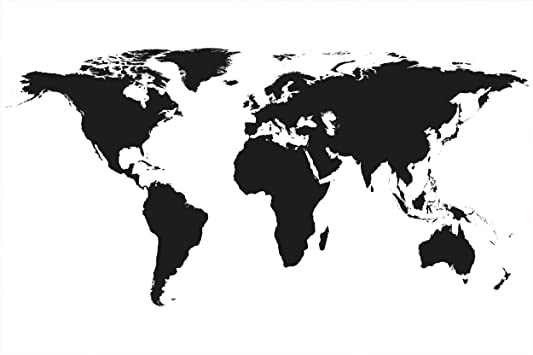
#> input picture Enviroment/img/mapa_mundi_binario.jpg, 533 x 355 px, found by its file name
$ jupyter execute --allow-errors algoritmo.ipynb
#> lines starting #> are read from the running program, lines starting #| are printed output that depends on the picture; after the words box and inside, x2 and y2 are one past the last pixel; in counts of white or black regions, pixels touching at a corner belong together
## Inicialización
Primero sincronizamos con Drive e importamos las librerias

[cell 1]
from google.colab import drive
drive.mount('/content/drive')

[cell 2]
import numpy as np
import cv2
from collections import deque
import copy
import random
from random import sample
import math
import matplotlib.pyplot as plt
import os
import pandas as pd
from math import pi

En la siguiente celda se definen las constantes del programa

[cell 3]
COLOR_WATER = [255, 0, 0]
COLOR_GROUND = [37, 73, 141]
COLOR_TRAVEL = [0, 0, 255]
COLOR_BUOY = [0, 233, 255]
COLOR_PORT = [154, 152, 150]
COLOR_DESTINY_PORT = [0, 255, 0]
COLOR_STORM = [0, 0, 0]

ID_GROUND = 0
ID_WATER = 1
ID_PORT = 2
ID_DESTINY_PORT = 3
ID_BUOY = 4
ID_BOAT = 5
ID_STORM = 6
ID_TRAVEL = 7
ID_OLD_BUOY = 8
ID_STORM_TRAVEL = 9

BUOY_POSITION = [[20, 75], [35, 40], [50, 62], [80, 21], [68, 36], [92, 60], [23, 54], [65, 65], [80, 60], [60, 40], [54, 50], [43, 45], [44, 62], [77, 20], [49, 35], [78, 47], [35, 46], [18, 82], [10, 77], [32, 40], [52, 61], [99, 64], [30, 70], [54, 80], [40, 53], [64, 60]]
MAX_PORTS = 10
#PORT_POSITION = ["""[20,52],""" [41,40], [60, 22], [78,29], """[89, 32], [25, 82], [37, 72], """[49, 72], [62,72]""", [88,68]"""]
PORT_POSITION = [[41,40], [60, 22], [78,29], [49, 72], [62,72]]


STORM_POSITION  = [[[35,40], [55, 65]], [[55,75], [45, 50]], [[90,95], [50, 55]]]

FPS = 50
SIZE_RENDER = (355, 533)
SIZE_GAME = (100, 100)
X_MIN = 100
X_MAX = 300
Y_MIN = 50
Y_MAX = 200

#MOVES
UP = 0
DOWN = 1
LEFT = 2
RIGTH = 3

N_EPISODES = 150000
MAX_ITER = 400
#exploartion decreasing decay for exponential decreasing
EPSILON_DECREASING_DECAY = 0.99997
# minimum of exploration proba
MIN_EPSILON = 0.01
#discounted factor
DISCOUNT = 0.95
#learning rate
LEARNING_RATE = 0.1


DIRECTORI = '/content/drive/MyDrive/tfg/Proyecto/'

#> (the rest of this cell did not finish here and is left out)

Se crea el entorno de simulación como una clase

[cell 4]
class Enviroment:
    def __init__(self):
        #Init variables and load the map
        self.list_frames = []
        self.state = []
        self.info = []
        self.done = False
        self.reward = 0
        self.old_buoy = False
        self.storm = False
        self.setPorts = False
        self.render_games = 1
        self.game = 0
        self.lim_render = True
        _, self.np_game = cv2.threshold(cv2.imread('/content/drive/MyDrive/tfg/Proyecto/Enviroment/img/mapa_mundi_binario.jpg',cv2.IMREAD_GRAYSCALE), 0, 1, cv2.THRESH_OTSU)
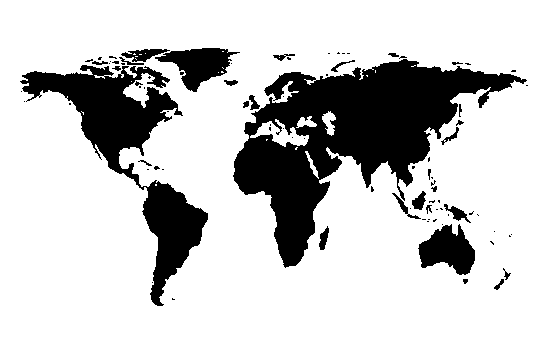
#> self.np_game: shape (355, 533); values 0 (black) and 1 (white), 78.6% white; 89 black regions (60 under 20 px), largest, box (x1, y1, x2, y2) and area: (233, 59, 527, 268) 23304, (20, 65, 208, 306) 11548, (418, 224, 475, 275) 1818
        self.__increment_duration(50)
#> after the loop in __increment_duration, `for i in range(n_frames):`: self.list_frames = 50 items

        #Zoom the map
        self.__zoom()
#> the loop in __zoom, `while x_min != X_MIN or x_max != X_MAX or y_min != Y_MIN or y_max != Y..` made 34 passes
#> pass 1, in __zoom, `self.np_game = static_frame[y_min:y_max, x_min:x_max]`:
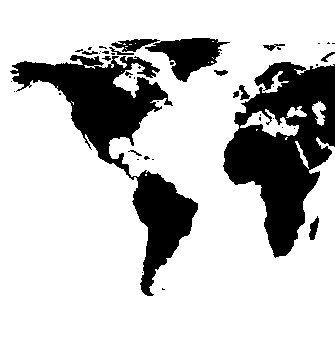
#> self.np_game: shape (345, 335); values 0 (black) and 1 (white), 77.3% white; 47 black regions (33 under 20 px), largest, box (x1, y1, x2, y2) and area: (223, 62, 335, 258) 11885, (10, 55, 198, 296) 11548, (145, 38, 230, 82) 1778
#> pass 2, in __zoom, `self.np_game = static_frame[y_min:y_max, x_min:x_max]`:
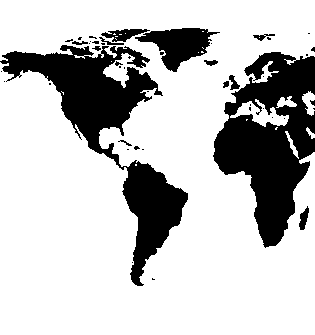
#> self.np_game: shape (335, 315); values 0 (black) and 1 (white), 76% white; 47 black regions (34 under 20 px), largest, box (x1, y1, x2, y2) and area: (0, 45, 188, 286) 11548, (213, 52, 315, 248) 11005, (135, 28, 220, 72) 1778
#> pass 3, in __zoom, `self.np_game = static_frame[y_min:y_max, x_min:x_max]`:
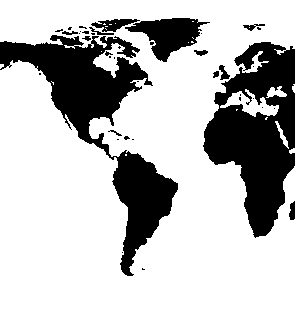
#> self.np_game: shape (325, 295); values 0 (black) and 1 (white), 74.6% white; 40 black regions (27 under 20 px), largest, box (x1, y1, x2, y2) and area: (0, 35, 178, 276) 11429, (203, 42, 295, 238) 10225, (125, 18, 210, 62) 1778
        self.np_game = cv2.resize(self.np_game, SIZE_GAME, interpolation = cv2.INTER_AREA)
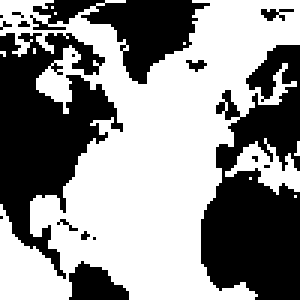
#> self.np_game: shape (100, 100) (shown 3 times larger); values 0 (black) and 1 (white), 56% white; 17 black regions (12 under 20 px), largest, box (x1, y1, x2, y2) and area: (67, 15, 100, 100) 1814, (0, 11, 41, 93) 1635, (10, 0, 70, 28) 703, (23, 87, 43, 100) 173, (87, 3, 98, 7) 24
        self.__increment_duration(25)

        #Init static elements (storm, buoys and ports)
        for i in STORM_POSITION:
            for x in range(i[0][0], i[0][1]):
                for y in range(i[1][0], i[1][1]):
                    self.np_game[x, y] = ID_STORM
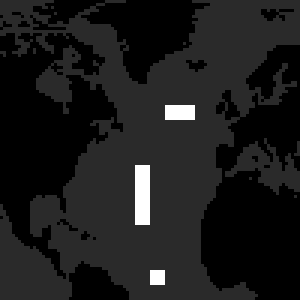
#> self.np_game: shape (100, 100) (shown 3 times larger); 1.75% of pixels changed, all inside (x1, y1, x2, y2) = (45, 35, 65, 95); drawn with min black and max white
        for x, y in BUOY_POSITION:
            self.np_game[x, y] = ID_BUOY
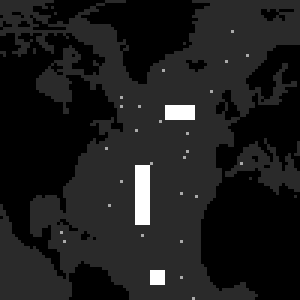
#> self.np_game: shape (100, 100) (shown 3 times larger); 0.26% of pixels changed, all inside (x1, y1, x2, y2) = (20, 10, 83, 100); drawn with min black and max white
        for x, y in PORT_POSITION:
            self.np_game[x, y] = ID_PORT
#> self.np_game: shape (100, 100); 0.05% of pixels changed, all inside (x1, y1, x2, y2) = (22, 41, 73, 79)

    #Function to add frames at video
    def __increment_duration(self, n_frames):
      if self.lim_render:
        if self.game == 0 or self.game == 4 or self.game % self.render_games == 0:
            for i in range(n_frames):
                self.list_frames.append(copy.copy(self.np_game))

    def set_lim_render(self, boolean):
      self.lim_render = boolean

    def set_render_games(self, x):
        self.render_games = x

    def set_ports(self, source, destiny):
      self.setPorts = True
      self.source = source
      self.destiny = destiny


    #Function to zoom the map
    def __zoom(self):
        step = 10
        x_min = 0
        x_max = self.np_game.shape[0]
        y_min = 0
        y_max = self.np_game.shape[1]
        static_frame = copy.copy(self.np_game)
        while x_min != X_MIN or x_max != X_MAX or y_min != Y_MIN or y_max != Y_MAX:
            x_min = min(X_MIN, x_min + step)
            x_max = max(X_MAX, x_max - step)
            y_min = min(Y_MIN, y_min + step)
            y_max = max(Y_MAX, y_max - step)
            self.np_game = static_frame[y_min:y_max, x_min:x_max]
            self.__increment_duration(10)

    #Function to create a video
    # [29 lines left out: function render, not called in this run]

    #Init variables of a game
    def reset(self):
        self.state.clear()
        self.info.clear()
        self.done = False
        self.game += 1

        self.np_game[((self.np_game==ID_BOAT) + (self.np_game==ID_TRAVEL))] = ID_WATER
        #Init static elements (storm, buoys and ports)
        for i in STORM_POSITION:
            for x in range(i[0][0], i[0][1]):
                for y in range(i[1][0], i[1][1]):
                    self.np_game[x, y] = ID_STORM
        for x, y in BUOY_POSITION:
            self.np_game[x, y] = ID_BUOY
        for x, y in PORT_POSITION:
            self.np_game[x, y] = ID_PORT

        if not self.setPorts:
          source, destiny = sample(range(0, MAX_PORTS-1), 2)
        else:
          source = self.source
          destiny = self.destiny

        self.np_game[PORT_POSITION[source][0], PORT_POSITION[source][1]] = ID_BOAT
        self.np_game[PORT_POSITION[destiny][0], PORT_POSITION[destiny][1]] = ID_DESTINY_PORT
        self.__increment_duration(25)
        x, y = np.where(self.np_game == ID_BOAT)
        self.state.append(x[0])
        self.state.append(y[0])
        x, y = np.where(self.np_game == ID_DESTINY_PORT)
        self.info.append(x[0])
        self.info.append(y[0])
        self.info.append(False)

        return self.state, self.info

    #Execute and action
    # [59 lines left out: functions step, __move, not called in this run]

Función para decidir que acción tomar en función de la aleatoriedad y los valores de la matriz Q

[cell 5]
# [9 lines left out: function take_action, not called in this run]

Función de actualización de la matriz Q en función de la versión que se este ejecutando

[cell 6]
# [45 lines left out: function update_q, not called in this run]

## Ejecución
Primero inicializamos los objetos y establecemos los parametros de configuración

[cell 7]
env_final = Enviroment()
env_final.set_render_games(100000000)
dict_q_tables_final = {}

Se ejecuta la versión del código que no contiene ninguna heurística

[cell 8]
version = 0
dict_q_tables_final[version] = {}

#> (the rest of this cell did not finish here and is left out)

Se ejecuta la versión del código que contiene la heurística de no retroceso

[cell 9]
version = 1
dict_q_tables_final[version] = {}

#> (the rest of this cell did not finish here and is left out)

Se ejecuta la versión del código que contiene la heurística de dirección de destino

[cell 10]
version = 2
dict_q_tables_final[version] = {}

#> (the rest of this cell did not finish here and is left out)

## Evaluación
Se ejecutan todos los posibles caminos para todas la versiones y se obtienen las estadísticas

[cell 11]
df_final = pd.DataFrame(columns=['Version', 'Destiny', 'Travel', 'Success', 'Reward', 'Steps', 'Buoys'], dtype='int')
env2 = Enviroment()
#> (the rest of this cell did not finish here and is left out)

[cell 12]
df_final.loc[(df_final['Success'] == 0.0)]

[cell 13]
df_final.groupby('Version').sum()

Se añade información sobre la distancia que existe entre los puertos implicados

[cell 14]
manhatan_distance = []
for destiny in range(5):
  list_sources = [x for x in range(5) if x != destiny]
  for source in list_sources:
    manhatan_distance.append(sum(abs(val1-val2) for val1, val2 in zip(PORT_POSITION[source],PORT_POSITION[destiny])))
df_final['Distance'] = np.tile(manhatan_distance,3)

df_final.head()

Se extrae un dataset exluyendo los caminos que no hayan sido completados con éxito por una versión o más

[cell 15]
mylist  = ((df_final.Destiny == 3) & (df_final.Travel == 2)) | ((df_final.Destiny == 0) & (df_final.Travel == 2)) | ((df_final.Destiny == 1) & (df_final.Travel == 4))
mylist = [not elem for elem in mylist]
df_aux = df_final[mylist].groupby(['Destiny', 'Travel', 'Reward']).sum()
index = df_aux.loc[df_aux['Success'] < 3].index
list_dest_sour = np.full((60,), False)
for dest, sour, rew in index:
  list_dest_sour |= ((df_final.Destiny == dest) & (df_final.Travel == sour))#(dest, sour, rew)
df_aux2 = df_final[list_dest_sour].groupby('Version').sum()
df_aux2

Estadísticas del reward de cada versión

[cell 16]
s = np.zeros([3,3])
#> (the rest of this cell did not finish here and is left out)

Estadísticas de los pasos de cada versión

[cell 17]
fig, ax = plt.subplots(figsize=(15,7))
plt.bar(0.3, s[0, 1], width=0.2, color='r')
plt.bar(0.55, s[1, 1], width=0.2, color='g')
plt.bar(0.8, s[2, 1], width=0.2, color='b')

ax.text(0.29, s[0][1] + 5, str((s[0][1])))
ax.text(0.54, s[1][1] + 5, str((s[1][1])))
ax.text(0.79, s[2][1] + 5, str((s[2][1])))

plt.xticks([])
plt.ylabel("1/Steps")
plt.title('Steps')
plt.legend(['No heurística', 'Huerística: No retroceso', 'Heurística: Dirección de destino'], loc="lower left")

plt.show()
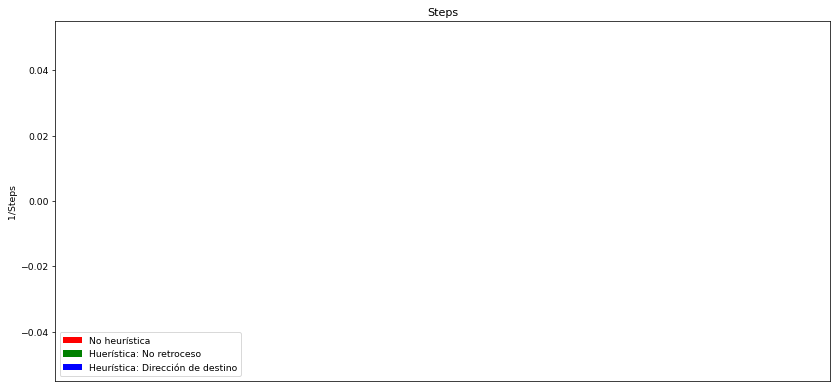
#> figure drawn by matplotlib, 1 panel

Estadísticas de las boyas cruzadas de cada versión

[cell 18]
fig, ax = plt.subplots(figsize=(15,7))
plt.bar(0.25, s[0, 2], width=0.2, color='r')
plt.bar(0.5, s[1, 2], width=0.2, color='g')
plt.bar(0.75, s[2, 2], width=0.2, color='b')

ax.text(0.25, s[0][2] + 0.5, str(int(s[0][2])))
ax.text(0.50, s[1][2] + 0.5, str(int(s[1][2])))
ax.text(0.75, s[2][2] + 0.5, str(int(s[2][2])))

plt.xticks([])
plt.ylabel("Buoys")
plt.title('Buoys')
plt.legend(['No heurística', 'Huerística: No retroceso', 'Heurística: Dirección de destino'], loc="lower left")

plt.show()

Mapa de calor para entender el aprendizaje realizado por cada versión en un caso donde la versión dirección de destino no ha conseguido completar el camino con éxito

[cell 19]
fig = plt.figure(figsize=(20, 7))
#> (the rest of this cell did not finish here and is left out)

Mapa de calor para entender el aprendizaje realizado por cada versión en un caso donde la versión sin heurísticas no ha conseguido completar el camino con éxito

[cell 20]
fig = plt.figure(figsize=(20, 7))
#> (the rest of this cell did not finish here and is left out)

Generación de un video de todas las versiones para un único camino

[cell 21]
env2 = Enviroment()
